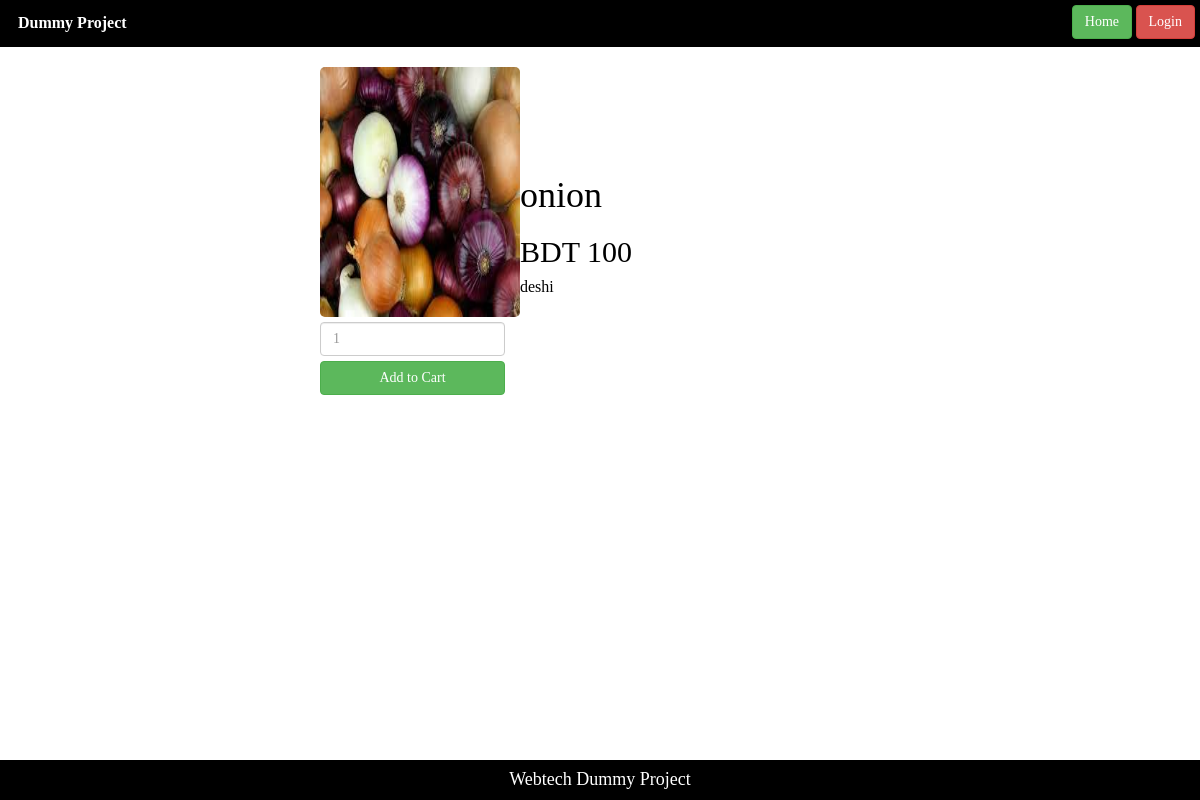
Screenshot of /views/item.php?id=1 with the database file from the repository.
### tables this page shows
CREATE TABLE `products` (
  `id` int(10) NOT NULL,
  `name` varchar(50) NOT NULL,
  `category_id` int(11) NOT NULL,
  `unit_price` int(11) NOT NULL,
  `unit_qty` int(11) NOT NULL,
  `description` text NOT NULL,
  `image` varchar(100) DEFAULT NULL
);

### models/database.php (called while the page is built, shortened)
<?php
	 $serverName="localhost";
	 $userName="root";
	 $password="";
	 $dbName="dummy_project";
	function get($query)
	{
        $data=array();
		global $serverName,$userName,$password,$dbName;
		$conn = mysqli_connect( $serverName, $userName, $password, $dbName);
        $result=mysqli_query($conn,$query);
        if(mysqli_num_rows($result) > 0)
        {
            while($row = mysqli_fetch_assoc($result))
            {
                $entity=array();
                foreach($row as $k=>$v)
                {
                    $entity[$k] = $row[$k];
                }
                $data[] = $entity;
            }
        }
		return $data;
	}
?>

### controllers/ProductController.php (called while the page is built, shortened)
<?php
	require_once '../models/database.php';
	function getProduct($id)
	{
		$query="SELECT * FROM products WHERE id=$id";
		$product=get($query);
		return $product[0];
	}
?>

### views/item.php (the view)
<?php include 'main_header.php';
	require_once("../controllers/ProductController.php");
	$pid = $_GET["id"];
	$product=getProduct($pid);
?>
<div class="center">
	<table>
		<tr>
			<td>
				<img class="item-image" src="<?php echo $product["image"];?>"></img>
				<input type="number" placeholder="1" style="width:185px;font-family:consolas;margin-top:5px;" class="form-control">
				<div class="add-to-cart"><a class="btn btn-success" style="width:185px;font-family:consolas;margin-top:5px;">Add to Cart</a></span></div>
			</td>
			<td>
				<h1 class="text"><?php echo $product["name"];?></h1>
				<h2 class="text">BDT <?php echo $product["unit_price"];?></h2>
				<p class="text"> <?php echo $product["description"];?></p>
			</td>
		</tr>
	</table>
</div>
<?php include 'main_footer.php';?>

### views/styles/mystyle.css (style rules this page uses)
body { background-color:white; padding:0px; }
.text { font-family:consolas; color:black; }
.center { margin: 0 auto; width:50% ; padding:20px; }
.item-image { width:200px; height:250px; border-radius: 5px; }
.btn { font-family:consolas; }

### rows the page displays
products: image (picture), name "onion", unit_price "100", description "deshi"
